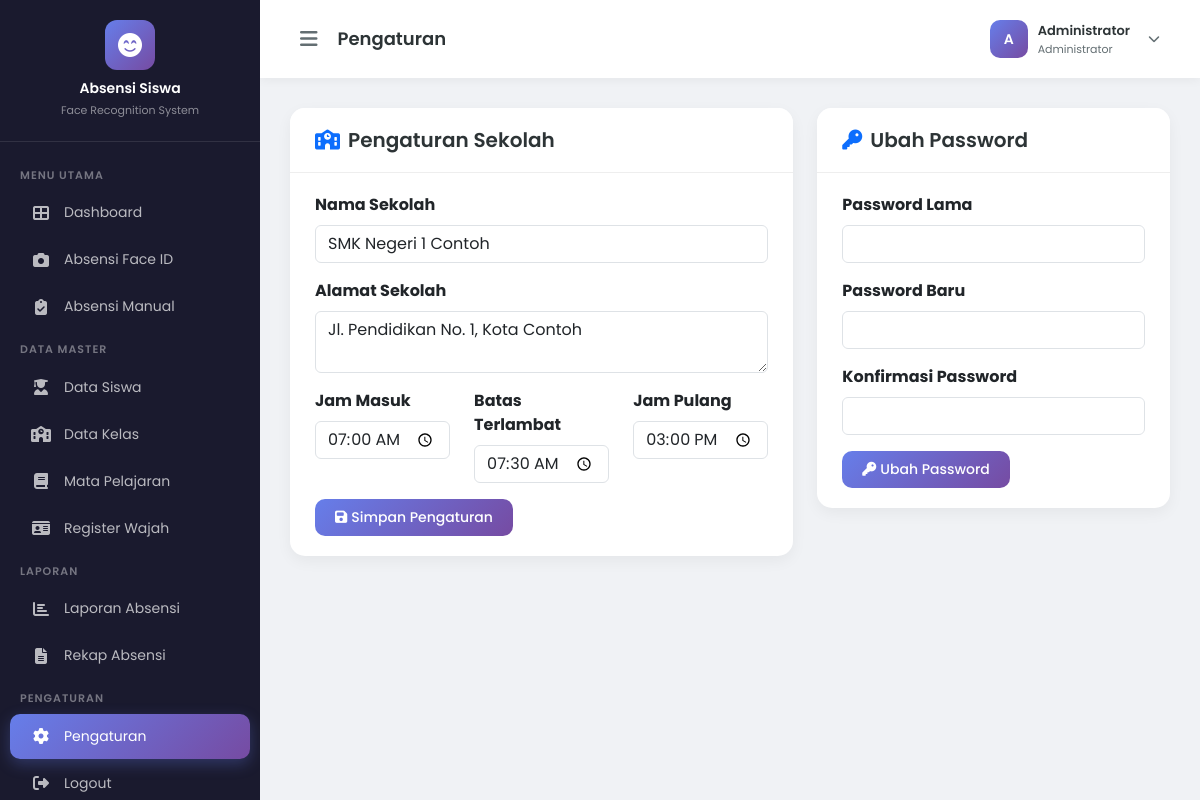
The page /pages/pengaturan.php (signed in) on the database its author committed.
### tables this page shows
CREATE TABLE pengaturan (
    id INT AUTO_INCREMENT PRIMARY KEY,
    nama_sekolah VARCHAR(200) NOT NULL,
    alamat_sekolah TEXT,
    logo VARCHAR(255) DEFAULT NULL,
    jam_masuk TIME DEFAULT '07:00:00',
    jam_pulang TIME DEFAULT '15:00:00',
    batas_terlambat TIME DEFAULT '07:30:00',
    created_at TIMESTAMP DEFAULT CURRENT_TIMESTAMP,
    updated_at TIMESTAMP DEFAULT CURRENT_TIMESTAMP ON UPDATE CURRENT_TIMESTAMP
);

### pages/pengaturan.php (the view, shortened to what this page needs)
<?php
require_once __DIR__ . '/../includes/header.php';
$setting_query = mysqli_query($conn, "SELECT * FROM pengaturan LIMIT 1");
$pengaturan = mysqli_fetch_assoc($setting_query);
?>
<div class="row">
    <div class="col-lg-7 mb-4">
        <div class="table-card">
            <div class="card-header">
                <h5><i class="fas fa-school me-2 text-primary"></i>Pengaturan Sekolah</h5>
            </div>
            <div class="card-body">
                <form method="POST">
                    <div class="mb-3">
                        <label class="form-label fw-bold">Nama Sekolah</label>
                        <input type="text" class="form-control" name="nama_sekolah" value="<?= $pengaturan['nama_sekolah'] ?>" required>
                    </div>
                    <div class="mb-3">
                        <label class="form-label fw-bold">Alamat Sekolah</label>
                        <textarea class="form-control" name="alamat_sekolah" rows="2"><?= $pengaturan['alamat_sekolah'] ?></textarea>
                    </div>
                    <div class="row">
                        <div class="col-md-4 mb-3">
                            <label class="form-label fw-bold">Jam Masuk</label>
                            <input type="time" class="form-control" name="jam_masuk" value="<?= $pengaturan['jam_masuk'] ?>">
                        </div>
                        <div class="col-md-4 mb-3">
                            <label class="form-label fw-bold">Batas Terlambat</label>
                            <input type="time" class="form-control" name="batas_terlambat" value="<?= $pengaturan['batas_terlambat'] ?>">
                        </div>
                        <div class="col-md-4 mb-3">
                            <label class="form-label fw-bold">Jam Pulang</label>
                            <input type="time" class="form-control" name="jam_pulang" value="<?= $pengaturan['jam_pulang'] ?>">
                        </div>
                    </div>
                    <button type="submit" name="update_sekolah" class="btn btn-primary-gradient">
                        <i class="fas fa-save me-1"></i>Simpan Pengaturan
                    </button>
                </form>
            </div>
        </div>
    </div>
    <div class="col-lg-5 mb-4">
        <div class="table-card">
            <div class="card-header">
                <h5><i class="fas fa-key me-2 text-primary"></i>Ubah Password</h5>
            </div>
            <div class="card-body">
                <form method="POST">
                    <div class="mb-3">
                        <label class="form-label fw-bold">Password Lama</label>
                        <input type="password" class="form-control" name="old_password" required>
                    </div>
                    <div class="mb-3">
                        <label class="form-label fw-bold">Password Baru</label>
                        <input type="password" class="form-control" name="new_password" required minlength="6">
                    </div>
                    <div class="mb-3">
                        <label class="form-label fw-bold">Konfirmasi Password</label>
                        <input type="password" class="form-control" name="confirm_password" required>
                    </div>
                    <button type="submit" name="update_password" class="btn btn-primary-gradient">
                        <i class="fas fa-key me-1"></i>Ubah Password
                    </button>
                </form>
            </div>
        </div>
    </div>
</div>
<?php require_once __DIR__ . '/../includes/footer.php'; ?>

### includes/header.php (style rules this page uses)
* { font-family: 'Poppins', sans-serif; }
:root { --sidebar-width: 260px; --primary-gradient: linear-gradient(135deg, #667eea 0%, #764ba2 100%); --sidebar-bg: #1a1a2e; --sidebar-hover: #16213e; --sidebar-active: #0f3460; }
body { background-color: #f0f2f5; overflow-x: hidden; }
.table-card { background: white; border-radius: 15px; box-shadow: 0 5px 15px rgba(0,0,0,0.05); border: none; overflow: hidden; }
.table-card .card-header { background: white; border-bottom: 1px solid #eee; padding: 20px 25px; display: flex; align-items: center; justify-content: space-between; }
.table-card .card-header h5 { font-weight: 600; margin: 0; color: #2d3436; }
.table-card .card-body { padding: 20px 25px; }
.btn-primary-gradient { background: var(--primary-gradient); border: none; color: white; border-radius: 10px; padding: 8px 20px; font-size: 14px; font-weight: 500; transition: all 0.3s; }

### rows shown on the page
pengaturan: nama_sekolah "SMK Negeri 1 Contoh", alamat_sekolah "Jl. Pendidikan No. 1, Kota Contoh", jam_masuk "07:00:00", batas_terlambat "07:30:00", jam_pulang "15:00:00"

### other values the page prints
$page_title "Pengaturan"
substr($_SESSION['admin_nama'] ?? 'A', 0, 1) "A"
$_SESSION['admin_nama'] "Administrator"
